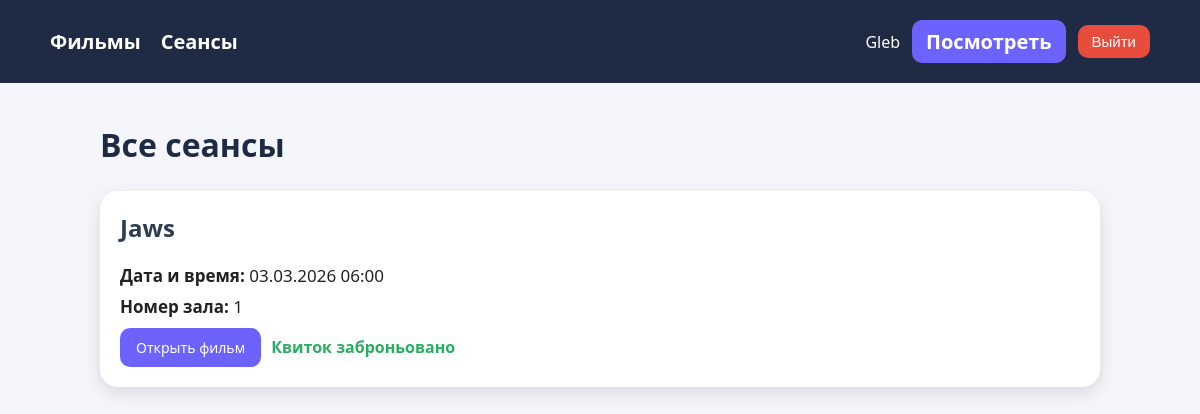
The app's page /sessions/ (signed in) with its own data.
### cinema/models.py (models this page shows, shortened)
class Session(models.Model):
    movie = models.ForeignKey(Movie, on_delete=models.CASCADE, related_name='sessions', verbose_name='Фильм')
    date_time = models.DateTimeField(verbose_name='Дата и время')
    hall_number = models.PositiveIntegerField(verbose_name='Номер зала')

class Movie(models.Model):
    title = models.CharField(max_length=200, verbose_name='Название')
    description = models.TextField(verbose_name='Описание')
    release_year = models.PositiveIntegerField(verbose_name='Год выпуска')
    duration = models.PositiveIntegerField(verbose_name='Длительность (мин)')
    genre = models.CharField(max_length=100, verbose_name='Жанр')
    poster = models.ImageField(upload_to='posters/', verbose_name='Постер')

### cinema/views.py (the view)
# urls.py: path('sessions/', views.session_list, name='session_list'),
def session_list(request):
    sessions = Session.objects.select_related('movie').order_by('date_time')
    user_bookings = []
    if request.user.is_authenticated:
        user_bookings = TicketBooking.objects.filter(user=request.user).values_list('session_id', flat=True)
    return render(request, 'session_list.html', {
        'sessions': sessions,
        'is_worker': is_worker(request.user),
        'is_client': is_client(request.user),
        'user_bookings': user_bookings,
    })

### cinema/views.py (called while the page is built)
def is_client(user):
    return user.is_authenticated and user.groups.filter(name='Client').exists()

def is_worker(user):
    return user.is_authenticated and user.groups.filter(name='worker').exists()

### templates/session_list.html (shortened to what this page needs)
{% extends 'base.html' %}
{% block content %}
<div class="top-bar">
    <h1>Все сеансы</h1>
</div>
{% for session in sessions %}
    <div class="session-card">
        <h2>{{ session.movie.title }}</h2>
        <p><b>Дата и время:</b> {{ session.date_time|date:"d.m.Y H:i" }}</p>
        <p><b>Номер зала:</b> {{ session.hall_number }}</p>
        <div class="buttons">
            <a href="{% url 'movie_detail' session.movie.id %}" class="btn btn-open">Открыть фильм</a>
            {% if is_client %}
                {% if session.id in user_bookings %}
                    <span class="booked-label">Квиток заброньовано</span>
                {% else %}
                    <form method="post" action="{% url 'book_ticket' session.id %}" class="inline-form">
                        {% csrf_token %}
                        <button type="submit" class="btn btn-book">Забронювати квиток</button>
                    </form>
                {% endif %}
            {% endif %}
        </div>
    </div>
{% empty %}
    <div class="session-card">
        <p>Пока сеансов нет.</p>
    </div>
{% endfor %}
{% endblock %}

### templates/base.html (shortened to what this page needs)
{% load static %}
<!DOCTYPE html>
<html lang="ru">
<head>
</head>
<body>
    <header>
        <div class="nav">
            <div class="nav-left">
                <a href="{% url 'movie_list' %}">Фильмы</a>
                <a href="{% url 'session_list' %}">Сеансы</a>
            </div>
            <div class="nav-right">
                {% if user.is_authenticated %}
                    <div class="profile-box">
                        <span>{{ user.username }}</span>
                        <a href="{% url 'profile' %}" class="profile-btn">Посмотреть</a>
                        <form action="{% url 'logout' %}" method="post" class="logout-form">
                            <button type="submit" class="logout-btn">Выйти</button>
                        </form>
                    </div>
                {% else %}
                    <a href="{% url 'login' %}" class="login-link">Войти</a>
                {% endif %}
            </div>
        </div>
    </header>
    <div class="container">
        {% block content %}{% endblock %}
    </div>
</body>
</html>

### templates/base.html (style rules this page uses)
body { margin: 0; font-family: 'Segoe UI', Tahoma, Geneva, Verdana, sans-serif; background: #f4f6fb; color: #222; }
header { background: #1f2a44; padding: 20px 0; }
.nav { width: 1100px; margin: 0 auto; display: flex; justify-content: space-between; align-items: center; }
.nav-left, .nav-right { display: flex; align-items: center; gap: 20px; }
.nav a { color: white; text-decoration: none; font-size: 20px; font-weight: bold; }
.profile-box { color: white; display: flex; align-items: center; gap: 12px; font-size: 16px; }
.profile-btn { background: #6c63ff; color: white; padding: 8px 14px; border-radius: 10px; text-decoration: none; font-size: 15px; }
.logout-btn { background: #e74c3c; color: white; padding: 8px 14px; border-radius: 10px; text-decoration: none; font-size: 15px; border: none; cursor: pointer; }
.container { width: 1000px; margin: 40px auto; }
.logout-form { margin: 0; }

### templates/session_list.html (style rules this page uses)
.top-bar { display: flex; justify-content: space-between; align-items: center; margin-bottom: 25px; }
h1 { color: #1f2a44; margin: 0; }
.session-card { background: white; border-radius: 18px; padding: 20px; margin-bottom: 18px; box-shadow: 0 6px 18px rgba(0, 0, 0, 0.12); }
.session-card h2 { margin-top: 0; color: #2c3e50; }
.session-card p { font-size: 17px; margin: 8px 0; }
.buttons { display: flex; gap: 10px; flex-wrap: wrap; margin-top: 10px; align-items: center; }
.btn { display: inline-block; text-decoration: none; color: white; padding: 10px 16px; border-radius: 10px; font-size: 14px; border: none; cursor: pointer; }
.btn-open { background: #6c63ff; }
.booked-label { color: #27ae60; font-weight: bold; }

### records on screen
Session: movie "Jaws", date_time "03.03.2026 06:00", hall_number "1", shows "Квиток заброньовано"

### other values on screen
{{ user.username }} "Gleb"
